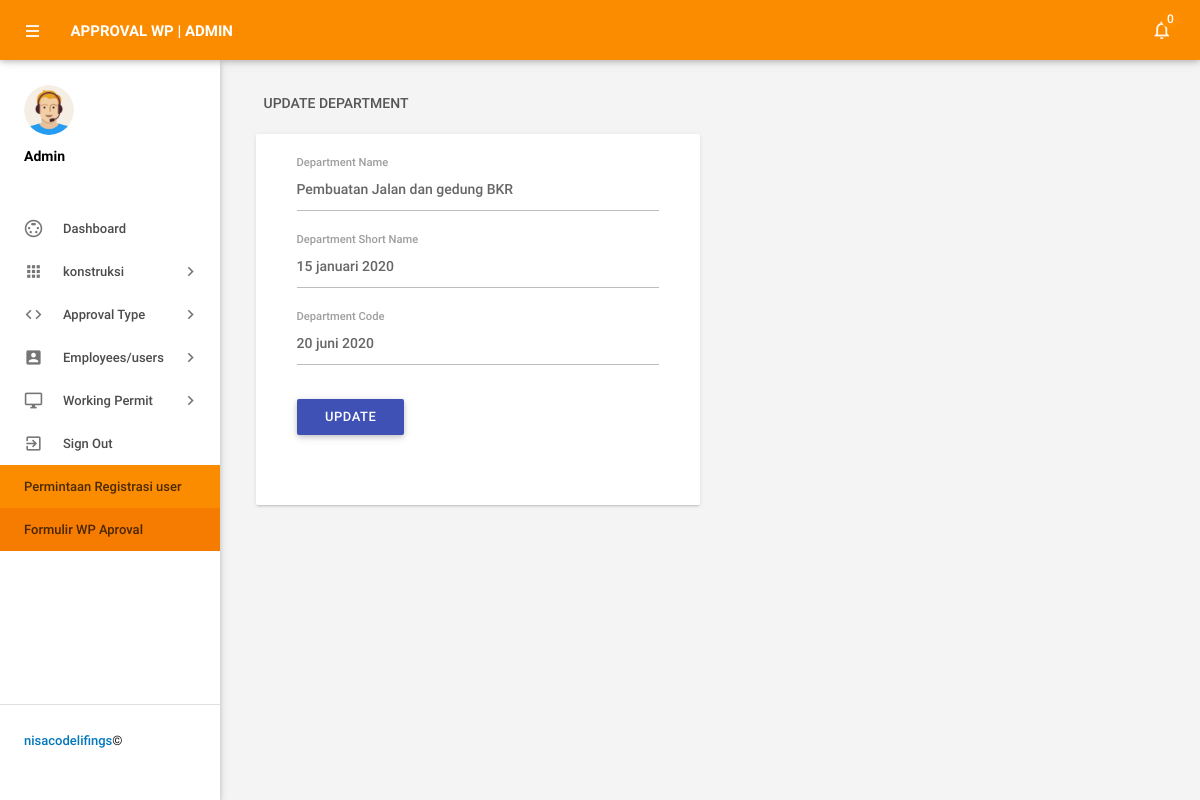
Screenshot of /admin/editdepartment.php?deptid=5 (signed in) with the database file from the repository.
### tables this page shows
CREATE TABLE `tbldepartments` (
  `id` int(11) NOT NULL,
  `DepartmentName` varchar(150) DEFAULT NULL,
  `DepartmentShortName` varchar(100) NOT NULL,
  `DepartmentCode` varchar(50) DEFAULT NULL,
  `CreationDate` timestamp NULL DEFAULT current_timestamp()
);

### admin/editdepartment.php (the view, shortened to what this page needs)
<?php
include('includes/config.php');
if(strlen($_SESSION['alogin'])==0)
    {
header('location:index.php');
}
else{
    ?>
<!DOCTYPE html>
<html lang="en">
    <head>
        <link type="text/css" rel="stylesheet" href="../assets/plugins/materialize/css/materialize.min.css"/>
        <link href="../assets/plugins/material-preloader/css/materialPreloader.min.css" rel="stylesheet">
        <link href="../assets/css/alpha.min.css" rel="stylesheet" type="text/css"/>
        <link href="../assets/css/custom.css" rel="stylesheet" type="text/css"/>
    </head>
    <body>
  <?php include('includes/header.php');?>
       <?php include('includes/sidebar.php');?>
            <main class="mn-inner">
                <div class="row">
                    <div class="col s12">
                        <div class="page-title">Update Department</div>
                    </div>
                    <div class="col s12 m12 l6">
                        <div class="card">
                            <div class="card-content">
                                <div class="row">
                                    <form class="col s12" name="chngpwd" method="post">
<?php
$did=intval($_GET['deptid']);
$sql = "SELECT * from tbldepartments WHERE id=:did";
$query = $dbh -> prepare($sql);
$query->bindParam(':did',$did,PDO::PARAM_STR);
$query->execute();
$results=$query->fetchAll(PDO::FETCH_OBJ);
if($query->rowCount() > 0)
{
foreach($results as $result)
{               ?>
                                        <div class="row">
                                            <div class="input-field col s12">
<input id="departmentname" type="text"  class="validate" autocomplete="off" name="departmentname" value="<?php echo htmlentities($result->DepartmentName);?>"  required>
                                                <label for="deptname">Department Name</label>
                                            </div>
          <div class="input-field col s12">
<input id="departmentshortname" type="text"  class="validate" autocomplete="off" value="<?php echo htmlentities($result->DepartmentShortName);?>" name="departmentshortname"  required>
                                                <label for="deptshortname">Department Short Name</label>
                                            </div>
  <div class="input-field col s12">
 <input id="deptcode" type="text" name="deptcode" class="validate" autocomplete="off" value="<?php echo htmlentities($result->DepartmentCode);?>" required>
                                                <label for="password">Department Code</label>
                                            </div>
<?php }} ?>
<div class="input-field col s12">
<button type="submit" name="update" class="waves-effect waves-light btn indigo m-b-xs">UPDATE</button>
</div>
                                        </div>
                                    </form>
                                </div>
                            </div>
                        </div>
                    </div>
                </div>
            </main>
        </div>
        <div class="left-sidebar-hover"></div>
    </body>
</html>
<?php } ?>

### rows the page displays
tbldepartments: departmentname "Pembuatan Jalan dan gedung BKR", departmentshortname "15 januari 2020", deptcode "20 juni 2020"

### other values shown
$unreadcount "0"
